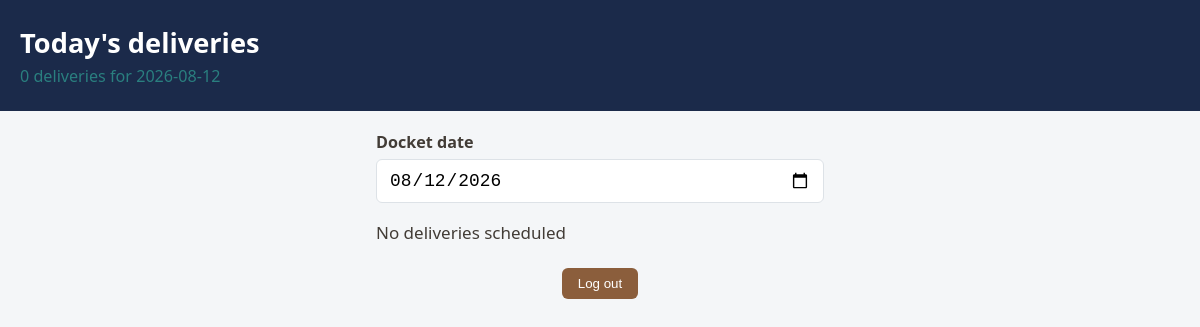
/driver/dashboard (signed in), run on an earlier commit of the app's database.
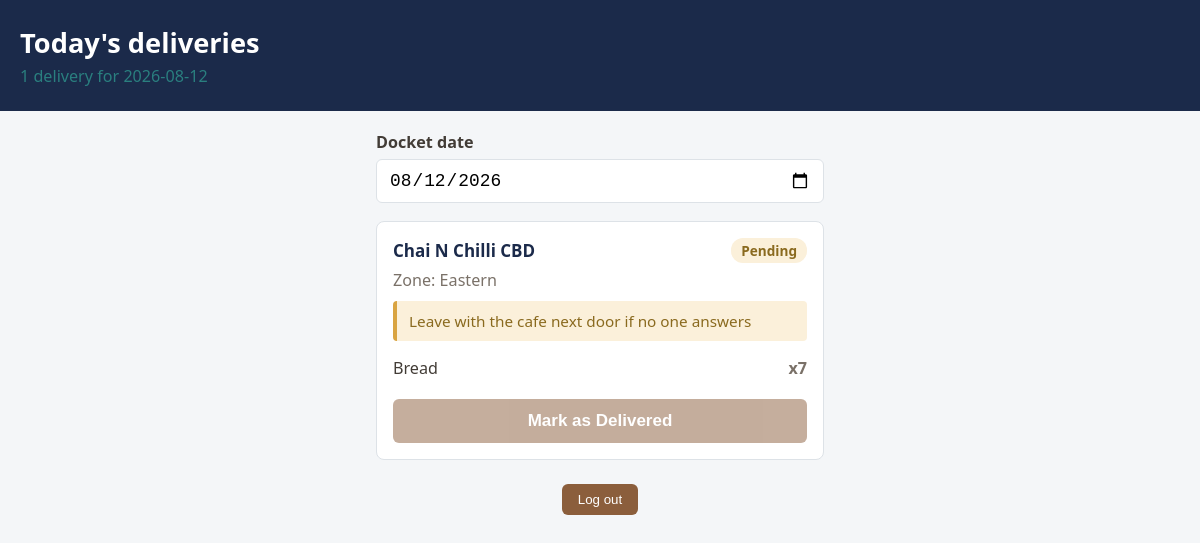
And on a later commit of the database.
### tables this page shows
CREATE TABLE clients (
    client_id       INTEGER PRIMARY KEY AUTOINCREMENT,
    user_id         INTEGER NOT NULL UNIQUE REFERENCES users(user_id) ON DELETE CASCADE,
    business_name   TEXT NOT NULL UNIQUE,    -- Module 7: trading name, default A-Z sort key
    -- Exactly 11 digits, no separators: GLOB with 11 single-digit character
    -- classes enforces both the length AND that every character is 0-9 in
    -- one constraint, so a value like "123 456 789" or a 10-digit ABN is
    -- rejected at the database layer, not just in Python.
    abn             TEXT NOT NULL UNIQUE
                    CHECK (abn GLOB '[0-9][0-9][0-9][0-9][0-9][0-9][0-9][0-9][0-9][0-9][0-9]'),
    delivery_zone   TEXT NOT NULL CHECK (delivery_zone IN ('Western', 'Northern', 'Eastern', 'Southern')),
    delivery_day1   TEXT NOT NULL,           -- FR-B1: first of 2 fixed weekly delivery days
    delivery_day2   TEXT NOT NULL CHECK (delivery_day2 != delivery_day1),
    delivery_charge REAL NOT NULL CHECK (delivery_charge > 0),
    internal_notes  TEXT                     -- Module 11: owner-only, must never reach the client portal
);

CREATE TABLE deliveries (
    delivery_id           INTEGER PRIMARY KEY AUTOINCREMENT,
    order_id               INTEGER NOT NULL UNIQUE REFERENCES orders(order_id) ON DELETE CASCADE,
    driver_id              INTEGER NOT NULL REFERENCES users(user_id),
    delivery_date          TEXT NOT NULL,
    delivery_status        TEXT NOT NULL DEFAULT 'pending' CHECK (delivery_status IN ('pending', 'delivered')),
    proof_photo_path       TEXT,
    delivered_at           TEXT,
    -- snapshot of orders.special_instructions at creation -- read-only on driver screen (FR-E1)
    special_instructions   TEXT CHECK (special_instructions IS NULL OR LENGTH(special_instructions) <= 300)
);

CREATE TABLE order_lines (
    order_line_id INTEGER PRIMARY KEY AUTOINCREMENT,
    order_id      INTEGER NOT NULL REFERENCES orders(order_id) ON DELETE CASCADE,
    product_id    INTEGER NOT NULL REFERENCES products(product_id),
    quantity      INTEGER NOT NULL CHECK (quantity > 0),
    -- Locked in from client_products.agreed_price at order time (data
    -- dictionary: "Unaffected by future price changes"), so a later
    -- catalogue price change never rewrites the price on a past order.
    unit_price    REAL NOT NULL CHECK (unit_price > 0)
);

CREATE TABLE products (
    product_id   INTEGER PRIMARY KEY AUTOINCREMENT,
    product_name TEXT NOT NULL UNIQUE,
    category     TEXT NOT NULL CHECK (category IN ('Bread', 'Pastry', 'Savoury')),
    base_price   REAL NOT NULL CHECK (base_price > 0),
    pack_size    INTEGER NOT NULL CHECK (pack_size > 0)
, gst_applicable INTEGER NOT NULL DEFAULT 0 CHECK (gst_applicable IN (0, 1)));

### routes/driver.py (the view)
@driver_bp.route("/driver/dashboard")
@login_required("driver")
def dashboard():
    driver_id = session["user_id"]  # drivers have no separate driver_id in session
    docket_date = _resolve_date(request.args.get("date"))
    deliveries = Delivery.get_by_driver_and_date(driver_id, docket_date)
    docket = [_build_docket_entry(delivery) for delivery in deliveries]
    return render_template("driver_dashboard.html", docket=docket, docket_date=docket_date)

### database/db.py (called while the page is built)
def get_db_connection():
    DATABASE_PATH.parent.mkdir(parents=True, exist_ok=True)
    connection = sqlite3.connect(DATABASE_PATH)
    connection.row_factory = sqlite3.Row
    connection.execute("PRAGMA foreign_keys = ON")
    return connection

### models/client.py (called while the page is built)
    @property
    def business_name(self):
        return self._business_name

    @property
    def delivery_zone(self):
        return self._delivery_zone

    @staticmethod
    def _from_joined_row(row):
        return Client(
            user_id=row["user_id"], email=row["email"], password_hash=row["password_hash"],
            is_active=row["is_active"], client_id=row["client_id"],
            business_name=row["business_name"], abn=row["abn"],
            delivery_zone=row["delivery_zone"], delivery_day1=row["delivery_day1"],
            delivery_day2=row["delivery_day2"], delivery_charge=row["delivery_charge"],
            internal_notes=row["internal_notes"], login_at=row["login_at"],
        )

### models/delivery.py (called while the page is built)
    @property
    def delivery_id(self):
        return self._delivery_id

    @property
    def order_id(self):
        return self._order_id

    @property
    def delivery_status(self):
        return self._delivery_status

    @property
    def special_instructions(self):
        return self._special_instructions

    @classmethod
    def get_by_driver_and_date(cls, driver_id, delivery_date):
        connection = get_db_connection()
        try:
            rows = connection.execute(
                "SELECT * FROM deliveries WHERE driver_id = ? AND delivery_date = ? ORDER BY delivery_id ASC",
                (driver_id, delivery_date),
            ).fetchall()
        finally:
            connection.close()
        return [cls._build_from_row(row) for row in rows]

    @staticmethod
    def _build_from_row(row):
        return Delivery(
            row["delivery_id"], row["order_id"], row["driver_id"], row["delivery_date"],
            row["delivery_status"], row["proof_photo_path"], row["delivered_at"],
            row["special_instructions"],
        )

### models/order.py (called while the page is built)
    @property
    def client_id(self):
        return self._client_id

    @classmethod
    def get_by_id(cls, order_id):
        connection = get_db_connection()
        try:
            row = connection.execute("SELECT * FROM orders WHERE order_id = ?", (order_id,)).fetchone()
        finally:
            connection.close()
        return cls._build_from_row(row) if row else None

### models/order_line.py (called while the page is built)
    @property
    def quantity(self):
        return self._quantity

### templates/driver_dashboard.html (shortened to what this page needs)
{% extends "base.html" %}
{% block body %}
<div class="order-page">
    <header class="order-header">
        <h1>Today's deliveries</h1>
        <p class="order-subtext">{{ docket|length }} {{ "delivery" if docket|length == 1 else "deliveries" }} for {{ docket_date }}</p>
    </header>
    <main class="order-form-wrap">
        <form method="get" class="field">
            <label for="date">Docket date</label>
            <input type="date" id="date" name="date" value="{{ docket_date }}" onchange="this.form.submit()">
        </form>
        {% if not docket %}
        <p>No deliveries scheduled</p>
        {% else %}
        <div class="docket-list">
            {% for delivery in docket %}
            <div class="docket-card">
                <div class="docket-card-header">
                    <span class="docket-client">{{ delivery.business_name }}</span>
                    {% if delivery.delivery_status == "delivered" %}
                    <span class="status-pill status-active">Delivered</span>
                    {% else %}
                    <span class="status-pill status-pending">Pending</span>
                    {% endif %}
                </div>
                <p class="docket-zone">Zone: {{ delivery.delivery_zone }}</p>
                {% if delivery.special_instructions %}
                <p class="docket-instructions-banner">{{ delivery.special_instructions }}</p>
                {% endif %}
                <ul class="docket-product-list">
                    {% for line in delivery.order_lines %}
                    <li>
                        <span class="docket-product-name">{{ line.product_name }}</span>
                        <span class="docket-product-qty">x{{ line.quantity }}</span>
                    </li>
                    {% endfor %}
                </ul>
                <button type="button" class="btn-mark-delivered" disabled>Mark as Delivered</button>
            </div>
            {% endfor %}
        </div>
        {% endif %}
        <form method="post" action="{{ url_for('auth.logout') }}" class="docket-logout">
            <button type="submit">Log out</button>
        </form>
    </main>
</div>
{% endblock %}

### templates/base.html (shortened to what this page needs)
<!DOCTYPE html>
<html lang="en">
<head>
    <link rel="stylesheet" href="{{ url_for('static', filename='css/style.css') }}">
</head>
<body>
    {% block body %}{% endblock %}
</body>
</html>

### static/css/style.css (style rules this page uses)
:root { --navy: #1B2A4A; --navy-dark: #121E36; --navy-light: #2C4370; --teal: #2A7F7F; --teal-dark: #1F6363; --feature-text: #99A6BD; --mint-green: #4FC79A; --warm-brown: #8B5E3C; --gold: #D9A441; --error-red: #C0392B; --error-bg: #FBEAE8; --surface: #FFFFFF; --text: #423C36; --text-muted: #7A7168; --border: #DDE2E7; }
* { box-sizing: border-box; }
html { font-size: 17px; }
body { margin: 0; font-family: "Segoe UI", Roboto, Arial, sans-serif; color: var(--text); background: var(--surface); }
.field { margin-bottom: 16px; }
.field label { display: block; font-size: 0.95rem; font-weight: 600; margin-bottom: 6px; color: var(--text); }
.field input[type="email"], .field input[type="password"], .field input[type="text"], .field input[type="date"] { width: 100%; padding: 10px 12px; border: 1px solid var(--border); border-radius: 6px; font-size: 1.05rem; }
.order-page { min-height: 100vh; background: #F4F6F8; }
.order-header { background: var(--navy); color: #fff; padding: 24px 20px; }
.order-header h1 { margin: 0 0 4px; font-size: 1.6rem; }
.order-subtext { margin: 0; color: var(--teal); font-size: 0.95rem; }
.order-form-wrap { max-width: 480px; margin: 0 auto; padding: 20px 16px 40px; }
.order-form-wrap .field { margin-bottom: 18px; }
.status-pill { font-size: 0.8rem; font-weight: 600; padding: 3px 10px; border-radius: 12px; }
.status-pending { background: #FBF0DA; color: #8A6A1F; }
.docket-list { display: flex; flex-direction: column; gap: 14px; }
.docket-card { background: var(--surface); border: 1px solid var(--border); border-radius: 8px; padding: 16px; }
.docket-card-header { display: flex; justify-content: space-between; align-items: center; margin-bottom: 6px; }
.docket-client { font-weight: 700; color: var(--navy); }
.docket-zone { margin: 4px 0; font-size: 0.95rem; color: var(--text-muted); }
.docket-instructions-banner { margin: 10px 0; padding: 10px 12px; background: #FBF0DA; color: #8A6A1F; border-left: 4px solid var(--gold); border-radius: 4px; font-size: 0.9rem; }
.docket-product-list { list-style: none; margin: 10px 0 0; padding: 0; }
.docket-product-list li { display: flex; justify-content: space-between; padding: 6px 0; border-bottom: 1px solid var(--border); font-size: 0.95rem; }
.docket-product-list li:last-child { border-bottom: none; }
.docket-product-qty { font-weight: 600; color: var(--text-muted); }
.btn-mark-delivered { width: 100%; margin-top: 14px; padding: 12px 0; border: none; border-radius: 6px; font-size: 1rem; font-weight: 600; background: var(--warm-brown); color: #fff; opacity: 0.5; cursor: not-allowed; }
.docket-logout { margin-top: 24px; text-align: center; }
.docket-logout button { background: var(--warm-brown); color: #fff; border: none; border-radius: 6px; padding: 8px 16px; cursor: pointer; }

What changed in the data, as far as the page shows it:
now on this page (row unchanged): clients: business_name "Chai N Chilli CBD", delivery_zone "Eastern"
added deliveries: special_instructions "Leave with the cafe next door if no one answers"
added order_lines: product_name "Bread", quantity "7"
Also different on the page:
{{ docket|length }}: "0" → "1"
{{ "delivery" if docket|length == 1 else "deliveries" }}: "deliveries" → "delivery"
new list line: "Pending Zone: Mark as Delivered"
text no longer shown: "No deliveries scheduled"
